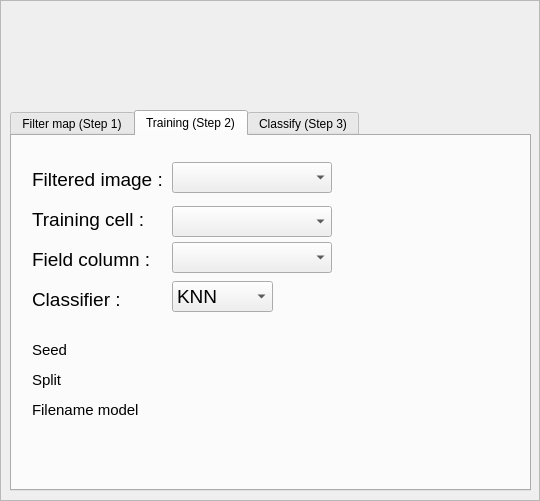
<?xml version="1.0" encoding="UTF-8"?>
<ui version="4.0">
 <class>HistoricalMap</class>
 <widget class="QFrame" name="HistoricalMap">
  <property name="geometry">
   <rect>
    <x>0</x>
    <y>0</y>
    <width>540</width>
    <height>501</height>
   </rect>
  </property>
  <property name="windowTitle">
   <string>HistoricalMap - Automatic vectorizing old forests</string>
  </property>
  <property name="frameShape">
   <enum>QFrame::StyledPanel</enum>
  </property>
  <property name="frameShadow">
   <enum>QFrame::Raised</enum>
  </property>
  <widget class="QTabWidget" name="tabWidget">
   <property name="geometry">
    <rect>
     <x>10</x>
     <y>110</y>
     <width>521</width>
     <height>381</height>
    </rect>
   </property>
   <property name="accessibleDescription">
    <string/>
   </property>
   <property name="currentIndex">
    <number>1</number>
   </property>
   <widget class="QWidget" name="tab">
    <attribute name="title">
     <string>Filter map (Step 1)</string>
    </attribute>
    <widget class="QDialogButtonBox" name="buttonBox">
     <property name="geometry">
      <rect>
       <x>350</x>
       <y>280</y>
       <width>141</width>
       <height>50</height>
      </rect>
     </property>
     <property name="baseSize">
      <size>
       <width>0</width>
       <height>0</height>
      </size>
     </property>
     <property name="font">
      <font>
       <weight>50</weight>
       <bold>false</bold>
      </font>
     </property>
     <property name="acceptDrops">
      <bool>false</bool>
     </property>
     <property name="autoFillBackground">
      <bool>false</bool>
     </property>
     <property name="standardButtons">
      <set>QDialogButtonBox::Ok</set>
     </property>
    </widget>
    <widget class="QLabel" name="tiffImageLabel_2">
     <property name="geometry">
      <rect>
       <x>20</x>
       <y>120</y>
       <width>221</width>
       <height>27</height>
      </rect>
     </property>
     <property name="font">
      <font>
       <pointsize>14</pointsize>
      </font>
     </property>
     <property name="text">
      <string>Size of grey closing filter :</string>
     </property>
    </widget>
    <widget class="QLabel" name="tiffImageLabel_3">
     <property name="geometry">
      <rect>
       <x>20</x>
       <y>190</y>
       <width>191</width>
       <height>27</height>
      </rect>
     </property>
     <property name="font">
      <font>
       <pointsize>14</pointsize>
      </font>
     </property>
     <property name="text">
      <string>Size of median filter :</string>
     </property>
    </widget>
    <widget class="QLabel" name="tiffImageLabel">
     <property name="geometry">
      <rect>
       <x>20</x>
       <y>50</y>
       <width>111</width>
       <height>27</height>
      </rect>
     </property>
     <property name="font">
      <font>
       <pointsize>14</pointsize>
      </font>
     </property>
     <property name="text">
      <string>Tiff image :</string>
     </property>
    </widget>
    <widget class="QgsMapLayerComboBox" name="mMapLayerComboBox">
     <property name="geometry">
      <rect>
       <x>130</x>
       <y>40</y>
       <width>361</width>
       <height>41</height>
      </rect>
     </property>
    </widget>
    <widget class="QgsSpinBox" name="mQgsSpinBox">
     <property name="geometry">
      <rect>
       <x>260</x>
       <y>100</y>
       <width>98</width>
       <height>41</height>
      </rect>
     </property>
     <property name="font">
      <font>
       <pointsize>14</pointsize>
      </font>
     </property>
     <property name="minimum">
      <number>1</number>
     </property>
     <property name="maximum">
      <number>31</number>
     </property>
     <property name="singleStep">
      <number>2</number>
     </property>
    </widget>
    <widget class="QgsSpinBox" name="mQgsSpinBox_2">
     <property name="geometry">
      <rect>
       <x>260</x>
       <y>170</y>
       <width>98</width>
       <height>41</height>
      </rect>
     </property>
     <property name="font">
      <font>
       <pointsize>14</pointsize>
      </font>
     </property>
     <property name="minimum">
      <number>1</number>
     </property>
     <property name="maximum">
      <number>31</number>
     </property>
     <property name="singleStep">
      <number>2</number>
     </property>
    </widget>
   </widget>
   <widget class="QWidget" name="tab_2">
    <attribute name="title">
     <string>Training (Step 2)</string>
    </attribute>
    <widget class="QLabel" name="tiffImageLabel_4">
     <property name="geometry">
      <rect>
       <x>20</x>
       <y>30</y>
       <width>141</width>
       <height>27</height>
      </rect>
     </property>
     <property name="font">
      <font>
       <pointsize>14</pointsize>
      </font>
     </property>
     <property name="text">
      <string>Filtered image :</string>
     </property>
    </widget>
    <widget class="QLabel" name="tiffImageLabel_5">
     <property name="geometry">
      <rect>
       <x>20</x>
       <y>70</y>
       <width>111</width>
       <height>27</height>
      </rect>
     </property>
     <property name="font">
      <font>
       <pointsize>14</pointsize>
      </font>
     </property>
     <property name="text">
      <string>Training cell :</string>
     </property>
    </widget>
    <widget class="QLabel" name="tiffImageLabel_6">
     <property name="geometry">
      <rect>
       <x>20</x>
       <y>200</y>
       <width>61</width>
       <height>27</height>
      </rect>
     </property>
     <property name="font">
      <font>
       <pointsize>11</pointsize>
      </font>
     </property>
     <property name="text">
      <string>Seed</string>
     </property>
    </widget>
    <widget class="QLabel" name="tiffImageLabel_7">
     <property name="geometry">
      <rect>
       <x>20</x>
       <y>110</y>
       <width>131</width>
       <height>27</height>
      </rect>
     </property>
     <property name="font">
      <font>
       <pointsize>14</pointsize>
      </font>
     </property>
     <property name="text">
      <string>Field column : </string>
     </property>
    </widget>
    <widget class="QLabel" name="tiffImageLabel_8">
     <property name="geometry">
      <rect>
       <x>20</x>
       <y>230</y>
       <width>61</width>
       <height>27</height>
      </rect>
     </property>
     <property name="font">
      <font>
       <pointsize>11</pointsize>
      </font>
     </property>
     <property name="text">
      <string>Split</string>
     </property>
    </widget>
    <widget class="QLabel" name="tiffImageLabel_9">
     <property name="geometry">
      <rect>
       <x>20</x>
       <y>260</y>
       <width>121</width>
       <height>27</height>
      </rect>
     </property>
     <property name="font">
      <font>
       <pointsize>11</pointsize>
      </font>
     </property>
     <property name="text">
      <string>Filename model</string>
     </property>
    </widget>
    <widget class="QLabel" name="tiffImageLabel_10">
     <property name="geometry">
      <rect>
       <x>20</x>
       <y>150</y>
       <width>201</width>
       <height>27</height>
      </rect>
     </property>
     <property name="font">
      <font>
       <pointsize>14</pointsize>
      </font>
     </property>
     <property name="text">
      <string>Classifier :</string>
     </property>
    </widget>
    <widget class="QComboBox" name="comboBox">
     <property name="geometry">
      <rect>
       <x>160</x>
       <y>145</y>
       <width>101</width>
       <height>31</height>
      </rect>
     </property>
     <property name="font">
      <font>
       <pointsize>14</pointsize>
      </font>
     </property>
     <item>
      <property name="text">
       <string>KNN</string>
      </property>
     </item>
     <item>
      <property name="text">
       <string>GMM</string>
      </property>
     </item>
     <item>
      <property name="text">
       <string>RF</string>
      </property>
     </item>
     <item>
      <property name="text">
       <string>SVM</string>
      </property>
     </item>
    </widget>
    <widget class="QgsFieldComboBox" name="mFieldComboBox">
     <property name="geometry">
      <rect>
       <x>160</x>
       <y>106</y>
       <width>160</width>
       <height>31</height>
      </rect>
     </property>
     <property name="duplicatesEnabled">
      <bool>false</bool>
     </property>
    </widget>
    <widget class="QgsMapLayerComboBox" name="trainingcell">
     <property name="geometry">
      <rect>
       <x>160</x>
       <y>70</y>
       <width>160</width>
       <height>31</height>
      </rect>
     </property>
     <property name="filters">
      <set>QgsMapLayerProxyModel::PluginLayer|QgsMapLayerProxyModel::PolygonLayer</set>
     </property>
    </widget>
    <widget class="QgsMapLayerComboBox" name="mMapLayerComboBox_3">
     <property name="geometry">
      <rect>
       <x>160</x>
       <y>26</y>
       <width>160</width>
       <height>31</height>
      </rect>
     </property>
     <property name="filters">
      <set>QgsMapLayerProxyModel::PluginLayer|QgsMapLayerProxyModel::RasterLayer</set>
     </property>
    </widget>
   </widget>
   <widget class="QWidget" name="tab_3">
    <attribute name="title">
     <string>Classify (Step 3)</string>
    </attribute>
   </widget>
  </widget>
 </widget>
 <customwidgets>
  <customwidget>
   <class>QgsFieldComboBox</class>
   <extends>QComboBox</extends>
   <header>qgsfieldcombobox.h</header>
  </customwidget>
  <customwidget>
   <class>QgsMapLayerComboBox</class>
   <extends>QComboBox</extends>
   <header>qgsmaplayercombobox.h</header>
  </customwidget>
  <customwidget>
   <class>QgsSpinBox</class>
   <extends>QSpinBox</extends>
   <header>qgsspinbox.h</header>
  </customwidget>
 </customwidgets>
 <resources/>
 <connections/>
</ui>
